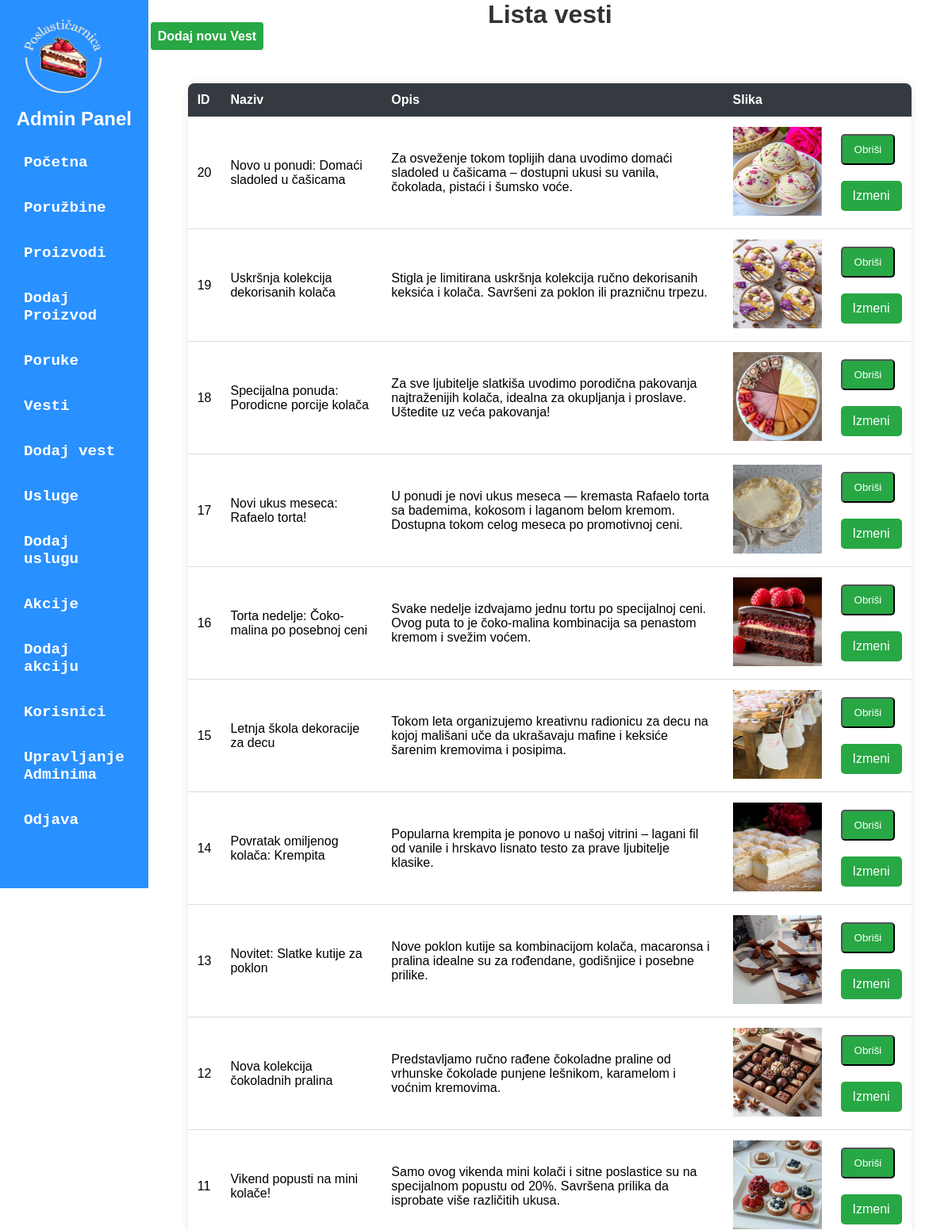
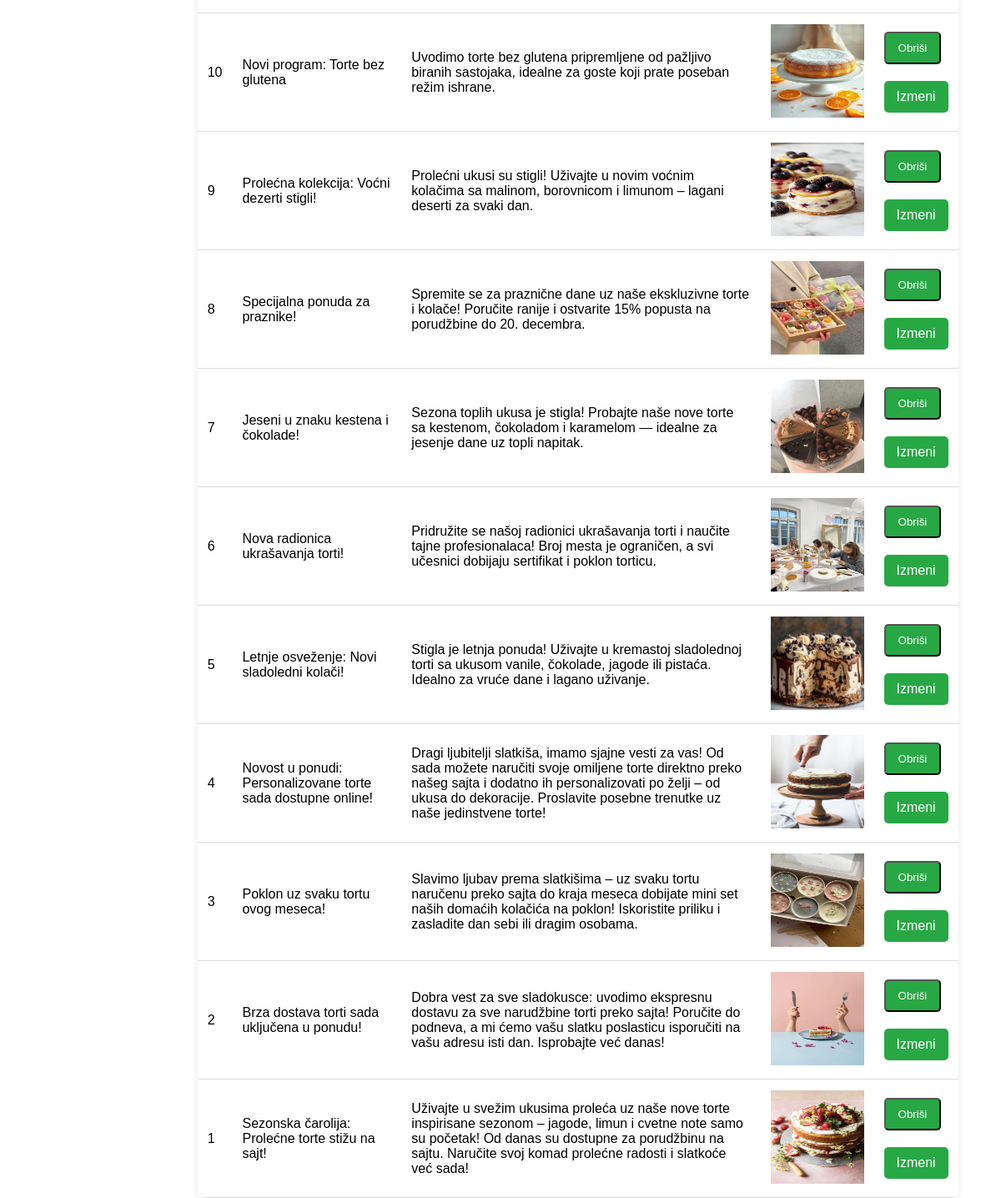
The page /admin/admin-dashboard.php?page=vesti on the database its author committed (2 pictures, top to bottom).
### tables this page shows
CREATE TABLE IF NOT EXISTS `vesti` (
  `id` int(10) unsigned NOT NULL AUTO_INCREMENT,
  `naziv` varchar(128) NOT NULL,
  `opis` varchar(255) NOT NULL,
  `slika` varchar(255) NOT NULL,
  PRIMARY KEY (`id`) USING BTREE
);

### admin/model/VestModel.php (called while the page is built)
<?php
$query = "SELECT * FROM vesti ORDER BY id DESC";
$query_run = mysqli_query($con, $query);
if ($query_run && mysqli_num_rows($query_run) > 0) {
    $vesti = mysqli_fetch_all($query_run, MYSQLI_ASSOC);
} else {
    die("Greška: Nema poruka.");
}
?>

### admin/view/vesti.php (the view, shortened to what this page needs)
<!DOCTYPE html>
<html lang="sr">
<head>
    <link rel="stylesheet" href="./public/table-style.css">
    <link rel="stylesheet" href="./public/pop-up.css">
</head>
<body>
    <h1>Lista vesti</h1>
    <a id="dodajVest" href="admin-dashboard.php?page=dodajVest">Dodaj novu Vest</a>
    <table >
        <tr>
            <th>ID</th>
            <th>Naziv</th>
            <th>Opis</th>
            <th>Slika</th>
            <th></th>
        </tr>
        <?php foreach ($vesti as $vest): ?>
        <tr>
            <td><?= ($vest['id']) ?></td>
            <td><?= ($vest['naziv']) ?></td>
            <td><?= ($vest['opis']) ?></td>
            <td><img src="/Poslasticarnica/<?=$vest['slika'] ?>" alt="proizvod"></td>
            <td>
                <form method="POST" action="./model/delete-vest.php" id="deleteForm<?=$vest['id']?>">
                    <button type="button" onclick="deletePop(<?=$vest['id']?> )" id="dugme">Obriši</button>
                </form>
                <a id="dugme" href="/Poslasticarnica/admin/view/editVest.php?id=<?= $vest['id'] ?>">Izmeni</a>
            </td>
        </tr>
        <?php endforeach; ?>
    </table>
</body>
</html>

### admin/view/admin-nav.php (shortened to what this page needs)
<!DOCTYPE html>
<html lang="sr">
<head>
    <link rel="stylesheet" href="./public/admin-nav.css">
    <link rel="stylesheet" href="./public/message-session.css">
</head>
<body id="body-nav">
    <div class="admin-container">
        <aside class="sidebar">
            <a href="../pocetna"><img style="width: 120px;" src='./public/slike/Poslastičarnica_logo.png'></a>
            <h2 id="admin-title">Admin Panel</h2>
            <ul>
            <li><a href="admin-dashboard.php?page=pocetna">Početna</a></li>
               <li><a href="admin-dashboard.php?page=poružbina">Poružbine</a></li>
                <li><a href="admin-dashboard.php?page=proizvodi">Proizvodi</a></li>
                <li><a href="admin-dashboard.php?page=dodajProizvod">Dodaj Proizvod</a></li>
                <li><a href="admin-dashboard.php?page=poruke">Poruke</a></li>
                <li><a href="admin-dashboard.php?page=vesti">Vesti</a></li>
                <li><a href="admin-dashboard.php?page=dodajVest">Dodaj vest</a></li>
                <li><a href="admin-dashboard.php?page=usluge">Usluge</a></li>
                <li><a href="admin-dashboard.php?page=dodajUslugu">Dodaj uslugu</a></li>
                <li><a href="admin-dashboard.php?page=akcije">Akcije</a></li>
                <li><a href="admin-dashboard.php?page=dodajAkciju">Dodaj akciju</a></li>
                <li><a href="admin-dashboard.php?page=korisnici">Korisnici</a></li>
                <li><a href="admin-dashboard.php?page=upravljajAdminima">Upravljanje Adminima</a></li>
                <li><a href="admin-dashboard.php?page=odjava">Odjava</a></li>
            </ul>
        </aside>
        <main class="main-content">

### admin/admin-dashboard.php (shortened to what this page needs)
<?php
include("view/admin-nav.php");
include_once 'model/PorukaModel.php';
include_once 'model/VestModel.php';
$page = isset($_GET['page']) ? $_GET['page'] : 'pocetna';
switch ($page) {
    case 'vesti':
            include './view/vesti.php';
            break;
}
?>

### admin/public/admin-nav.css (style rules this page uses)
* { margin: 0; padding: 0; box-sizing: border-box; font-family: Arial, sans-serif; }
.admin-container { height: 70em; display: flex; }
.sidebar { width: 250px; background: #2990ff; color: white; padding: 20px; }
.sidebar #admin-title { text-align: center; margin-bottom: 20px; color: white; }
.sidebar ul { list-style: none; }
.sidebar ul li { margin: 15px 0; }
.sidebar ul li a { color: white; text-decoration: none; display: block; padding: 10px; transition: 0.3s; font-family: 'Courier New', Courier, monospace; font-weight: bold; font-size: larger; }

### admin/public/table-style.css (style rules this page uses)
img { width: 7em; height: 7em; }
h1 { text-align: center; color: #333; }
#dodajProizvod, #dodajVest { border: 1px solid; text-decoration: none; border-radius: 5px; margin: 2px; padding: 9px; background-color: #28a745; color: white; font-weight: bold; }
#dugme { display: inline-block; margin: 10px auto; padding: 10px 15px; text-decoration: none; color: white; background-color: #28a745; border-radius: 5px; text-align: center; }
table { width: 90%; margin: 50px; border-collapse: collapse; background-color: white; box-shadow: 0px 0px 10px rgba(0, 0, 0, 0.1); border-radius: 8px; overflow: hidden; }
th { background-color: #343a40; color: white; padding: 12px; text-align: left; }
td { padding: 12px; border-bottom: 1px solid #ddd; }

### rows shown on the page
vesti: id "20", naziv "Novo u ponudi: Domaći sladoled u čašicama", opis "Za osveženje tokom toplijih dana uvodimo domaći sladoled u čašicama – dostupni ukusi su vanila, čokolada, pistaći i šumsko voće.", slika (picture)
vesti: id "19", naziv "Uskršnja kolekcija dekorisanih kolača", opis "Stigla je limitirana uskršnja kolekcija ručno dekorisanih keksića i kolača. Savršeni za poklon ili prazničnu trpezu.", slika (picture)
vesti: id "18", naziv "Specijalna ponuda: Porodicne porcije kolača", opis "Za sve ljubitelje slatkiša uvodimo porodična pakovanja najtraženijih kolača, idealna za okupljanja i proslave. Uštedite uz veća pakovanja!", slika (picture)
vesti: id "17", naziv "Novi ukus meseca: Rafaelo torta!", opis "U ponudi je novi ukus meseca — kremasta Rafaelo torta sa bademima, kokosom i laganom belom kremom. Dostupna tokom celog meseca po promotivnoj ceni.", slika (picture)
vesti: id "16", naziv "Torta nedelje: Čoko-malina po posebnoj ceni", opis "Svake nedelje izdvajamo jednu tortu po specijalnoj ceni. Ovog puta to je čoko-malina kombinacija sa penastom kremom i svežim voćem.", slika (picture)
vesti: id "15", naziv "Letnja škola dekoracije za decu", opis "Tokom leta organizujemo kreativnu radionicu za decu na kojoj mališani uče da ukrašavaju mafine i keksiće šarenim kremovima i posipima.", slika (picture)
vesti: id "14", naziv "Povratak omiljenog kolača: Krempita", opis "Popularna krempita je ponovo u našoj vitrini – lagani fil od vanile i hrskavo lisnato testo za prave ljubitelje klasike.", slika (picture)
vesti: id "13", naziv "Novitet: Slatke kutije za poklon", opis "Nove poklon kutije sa kombinacijom kolača, macaronsa i pralina idealne su za rođendane, godišnjice i posebne prilike.", slika (picture)
vesti: id "12", naziv "Nova kolekcija čokoladnih pralina", opis "Predstavljamo ručno rađene čokoladne praline od vrhunske čokolade punjene lešnikom, karamelom i voćnim kremovima.", slika (picture)
vesti: id "11", naziv "Vikend popusti na mini kolače!", opis "Samo ovog vikenda mini kolači i sitne poslastice su na specijalnom popustu od 20%. Savršena prilika da isprobate više različitih ukusa.", slika (picture)
vesti: id "10", naziv "Novi program: Torte bez glutena", opis "Uvodimo torte bez glutena pripremljene od pažljivo biranih sastojaka, idealne za goste koji prate poseban režim ishrane.", slika (picture)
vesti: id "9", naziv "Prolećna kolekcija: Voćni dezerti stigli!", opis "Prolećni ukusi su stigli! Uživajte u novim voćnim kolačima sa malinom, borovnicom i limunom – lagani deserti za svaki dan.", slika (picture)
vesti: id "8", naziv "Specijalna ponuda za praznike!", opis "Spremite se za praznične dane uz naše ekskluzivne torte i kolače! Poručite ranije i ostvarite 15% popusta na porudžbine do 20. decembra.", slika (picture)
vesti: id "7", naziv "Jeseni u znaku kestena i čokolade!", opis "Sezona toplih ukusa je stigla! Probajte naše nove torte sa kestenom, čokoladom i karamelom — idealne za jesenje dane uz topli napitak.", slika (picture)
vesti: id "6", naziv "Nova radionica ukrašavanja torti!", opis "Pridružite se našoj radionici ukrašavanja torti i naučite tajne profesionalaca! Broj mesta je ograničen, a svi učesnici dobijaju sertifikat i poklon torticu.", slika (picture)
vesti: id "5", naziv "Letnje osveženje: Novi sladoledni kolači!", opis "Stigla je letnja ponuda! Uživajte u kremastoj sladolednoj torti sa ukusom vanile, čokolade, jagode ili pistaća. Idealno za vruće dane i lagano uživanje.", slika (picture)
vesti: id "4", naziv "Novost u ponudi: Personalizovane torte sada dostupne online!", opis "Dragi ljubitelji slatkiša, imamo sjajne vesti za vas! Od sada možete naručiti svoje omiljene torte direktno preko našeg sajta i dodatno ih personalizovati po želji – od ukusa do dekoracije. Proslavite posebne trenutke uz naše jedinstvene torte!", slika (picture)
vesti: id "3", naziv "Poklon uz svaku tortu ovog meseca!", opis "Slavimo ljubav prema slatkišima – uz svaku tortu naručenu preko sajta do kraja meseca dobijate mini set naših domaćih kolačića na poklon! Iskoristite priliku i zasladite dan sebi ili dragim osobama.", slika (picture)
vesti: id "2", naziv "Brza dostava torti sada uključena u ponudu!", opis "Dobra vest za sve sladokusce: uvodimo ekspresnu dostavu za sve narudžbine torti preko sajta! Poručite do podneva, a mi ćemo vašu slatku poslasticu isporučiti na vašu adresu isti dan. Isprobajte već danas!", slika (picture)
vesti: id "1", naziv "Sezonska čarolija: Prolećne torte stižu na sajt!", opis "Uživajte u svežim ukusima proleća uz naše nove torte inspirisane sezonom – jagode, limun i cvetne note samo su početak! Od danas su dostupne za porudžbinu na sajtu. Naručite svoj komad prolećne radosti i slatkoće već sada!", slika (picture)
